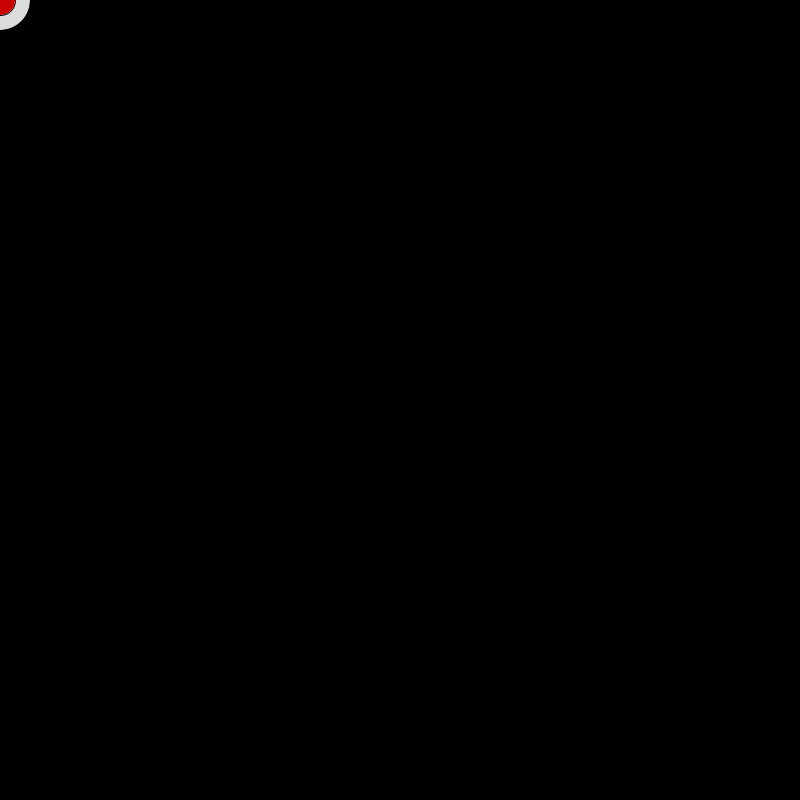
Frame 1 (no input)
Frame 60 (the mouse pressed at the canvas centre just before this capture): identical to frame 1, image omitted
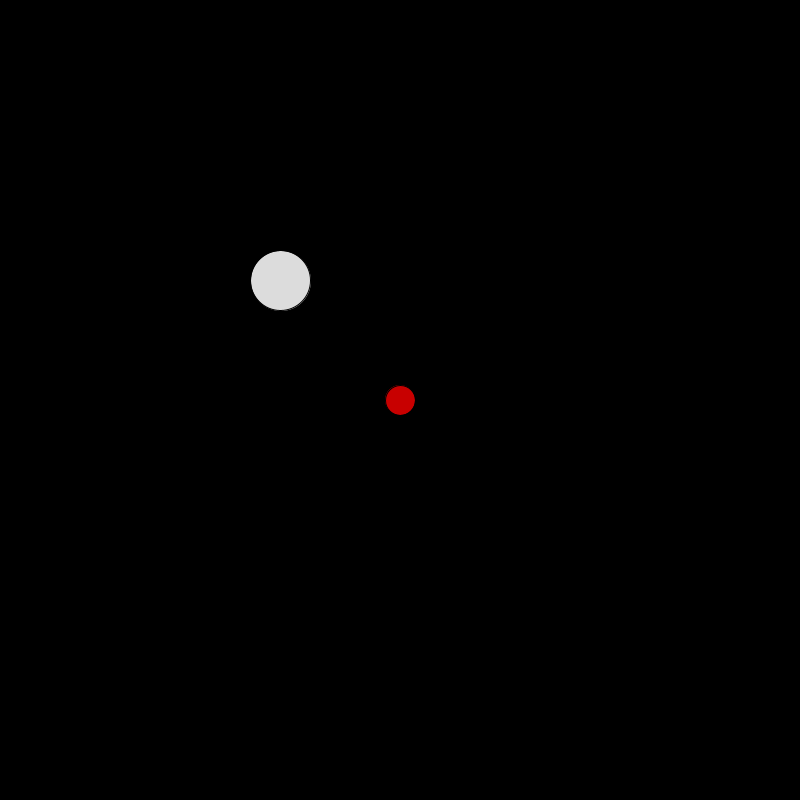
Frame 120 (the mouse held since frame 60 and released just before this capture)

The Processing sketch that drew these frames (run headless with seeded random() and noise(); from frame 60 on, the mouse is pressed at the canvas centre):

// Processing sketch: code_05_16
// ── code_05_16.pde
float x, y;
float easing = 0.02;

float diametro = 60;

void setup(){
  size(800, 800);
}

void draw(){
  background(0);
  float targetX = mouseX;
  float targetY = mouseY;
  x +=(targetX - x) * easing;
  y +=(targetY -y) * easing;
  
  fill(220);
  ellipse(x, y, diametro, diametro);
  
  fill(200, 0, 0);
  ellipse(mouseX, mouseY, diametro/2, diametro/2);
  
  println("X " + targetX + " : " + x + " | Y " + targetY + " : " + y);
  
}
